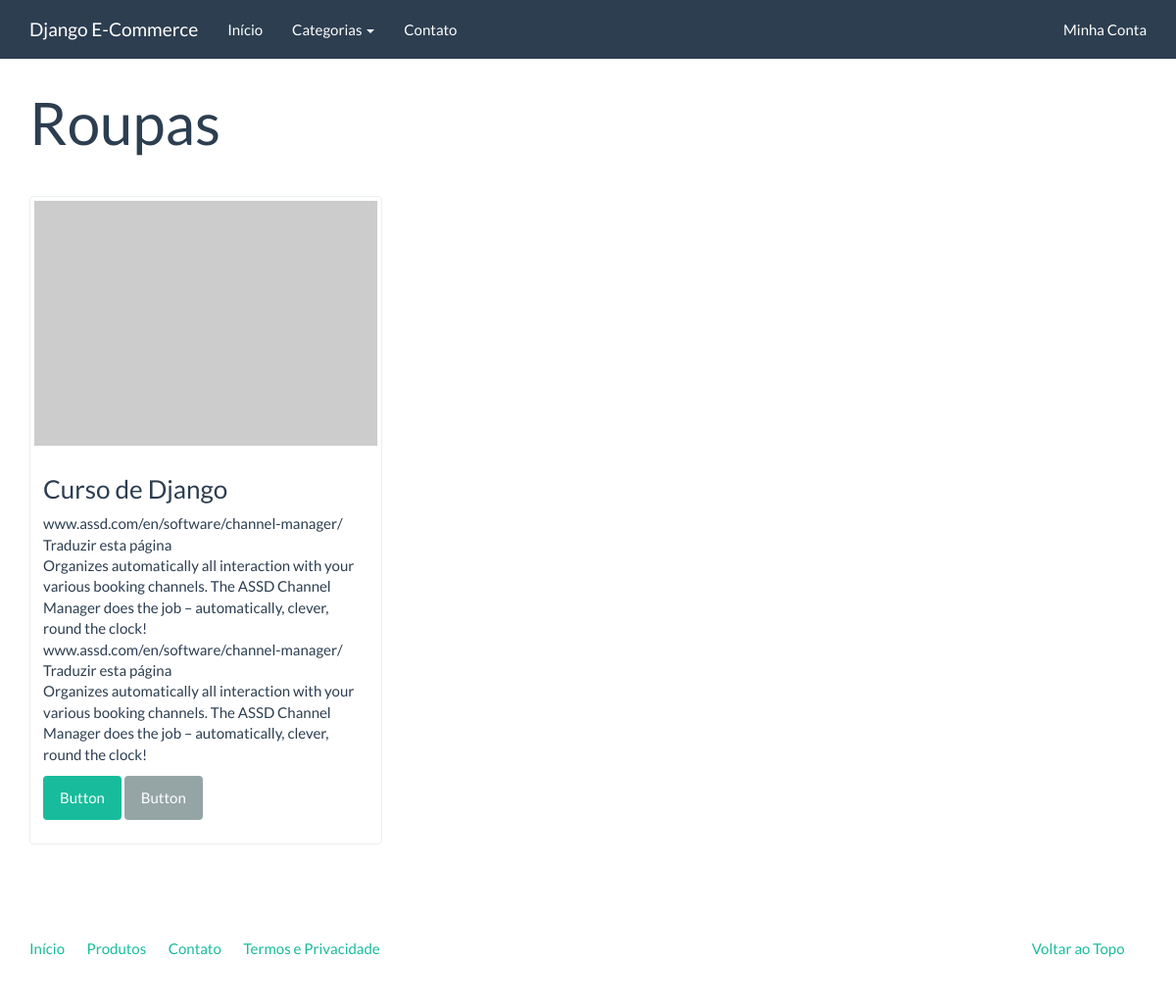
The page /catalogo/roupas/ on the database its author committed.
### catalog/models.py (models this page shows)
class Category(models.Model):
    name = models.CharField('Nome', max_length=100)
    slug = models.SlugField('Identificador', max_length=100)
    created = models.DateTimeField('Criado em:', auto_now_add=True)
    modified = models.DateTimeField('Modificado em', auto_now=True)
    class Meta:
        verbose_name = 'Categoria'
        verbose_name_plural = 'Categorias'
        ordering = ['name']
    def __str__(self):
        return self.name
    def get_absolute_url(self):
        return reverse('catalog:category', kwargs={'slug': self.slug})

class Product(models.Model):
    name = models.CharField('Nome', max_length=100)
    slug = models.SlugField('Identificador', max_length=100)
    category = models.ForeignKey(Category)
    created = models.DateTimeField('Criado em:', auto_now_add=True)
    modified = models.DateTimeField('Modificado em', auto_now=True)
    description = models.TextField('Descrição', blank=True)
    price = models.DecimalField('Preço', decimal_places=2, max_digits=8)
    class Meta:
        verbose_name = 'Produto'
        verbose_name_plural = 'Produtos'
        ordering = ['name']
    def __str__(self):
        return self.name
    def get_absolute_url(self):
        return reverse('catalog:product', kwargs={'slug': self.slug})

### catalog/views.py (the view)
# urls.py: url(r'^(?P<slug>[\w_-]+)/$', views.category, name='category'),
def category(request, slug):
    Category_get = Category.objects.get(slug=slug)
    context = {
        'current_category': Category_get,
        'product_list': Product.objects.filter(category=Category_get),
    }
    return render(request, 'catalog/category.html', context)

### catalog/context_processors.py (called while the page is built)
def category(request):
    return {
        "category": Category.objects.all()
    }

### catalog/templates/catalog/category.html (shortened to what this page needs)
{% extends 'base.html' %}
{% block conteiner %}
    <div class="page-header">
        <h1>{{ current_category }}</h1>
    </div>
    <div class="row">
        {% for product in product_list %}
            <div class="col-sm-6 col-md-4">
                <div class="thumbnail">
                <a href="{{ product.get_absolute_url }}">
                    <img src="http://placehold.it/350x250" alt="" />
                </a>
                <div class="caption">
                    <h3>{{ product }}</h3>
                    <p>{{ product.description | linebreaks }}</p>
                    <p><a href="#" class="btn btn-success" role="button">Button</a> <a href="#" class="btn btn-default" role="button">Button</a></p>
                </div>
                </div>
            </div>
        {% endfor %}
    </div>
{% endblock %}

### rows shown on the page
Category: name "Roupas"
Product: name "Curso de Django", description "www.assd.com/en/software/channel-manager/ Traduzir esta página Organizes automatically all interaction with your various booking channels. The ASSD Channel Manager does the job – automatically, clever, round the clock! www.assd.com/en/software/channel-manager/ Traduzir esta página Organizes automatically all interaction with your various booking channels. The ASSD Channel Manager does the job – automatically, clever, round the clock!"
